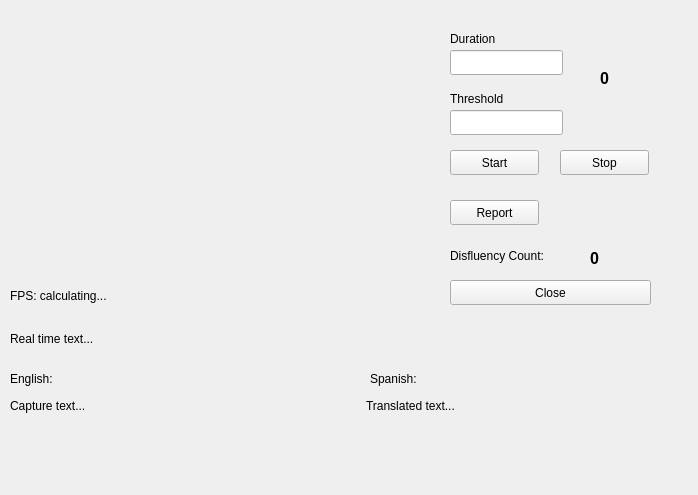
<?xml version="1.0" encoding="UTF-8"?>
<ui version="4.0">
 <class>Form</class>
 <widget class="QWidget" name="Form">
  <property name="geometry">
   <rect>
    <x>0</x>
    <y>0</y>
    <width>698</width>
    <height>495</height>
   </rect>
  </property>
  <property name="minimumSize">
   <size>
    <width>420</width>
    <height>300</height>
   </size>
  </property>
  <property name="windowTitle">
   <string>Form</string>
  </property>
  <widget class="QLabel" name="videoOutput">
   <property name="geometry">
    <rect>
     <x>10</x>
     <y>10</y>
     <width>401</width>
     <height>271</height>
    </rect>
   </property>
   <property name="minimumSize">
    <size>
     <width>300</width>
     <height>250</height>
    </size>
   </property>
   <property name="maximumSize">
    <size>
     <width>1900</width>
     <height>1900</height>
    </size>
   </property>
   <property name="text">
    <string/>
   </property>
   <property name="scaledContents">
    <bool>true</bool>
   </property>
   <property name="alignment">
    <set>Qt::AlignCenter</set>
   </property>
  </widget>
  <widget class="QLineEdit" name="thresholdLineEdit">
   <property name="geometry">
    <rect>
     <x>450</x>
     <y>110</y>
     <width>113</width>
     <height>25</height>
    </rect>
   </property>
  </widget>
  <widget class="QLineEdit" name="durationLineEdit">
   <property name="geometry">
    <rect>
     <x>450</x>
     <y>50</y>
     <width>113</width>
     <height>25</height>
    </rect>
   </property>
  </widget>
  <widget class="QLabel" name="label">
   <property name="geometry">
    <rect>
     <x>450</x>
     <y>30</y>
     <width>67</width>
     <height>17</height>
    </rect>
   </property>
   <property name="text">
    <string>Duration</string>
   </property>
  </widget>
  <widget class="QLabel" name="label_2">
   <property name="geometry">
    <rect>
     <x>450</x>
     <y>90</y>
     <width>67</width>
     <height>17</height>
    </rect>
   </property>
   <property name="text">
    <string>Threshold</string>
   </property>
  </widget>
  <widget class="QPushButton" name="recordButton">
   <property name="geometry">
    <rect>
     <x>450</x>
     <y>150</y>
     <width>89</width>
     <height>25</height>
    </rect>
   </property>
   <property name="text">
    <string>Start</string>
   </property>
  </widget>
  <widget class="QPushButton" name="stopButton">
   <property name="geometry">
    <rect>
     <x>560</x>
     <y>150</y>
     <width>89</width>
     <height>25</height>
    </rect>
   </property>
   <property name="text">
    <string>Stop</string>
   </property>
  </widget>
  <widget class="QPushButton" name="reportButton">
   <property name="geometry">
    <rect>
     <x>450</x>
     <y>200</y>
     <width>89</width>
     <height>25</height>
    </rect>
   </property>
   <property name="text">
    <string>Report</string>
   </property>
  </widget>
  <widget class="QLabel" name="label_4">
   <property name="geometry">
    <rect>
     <x>450</x>
     <y>240</y>
     <width>131</width>
     <height>31</height>
    </rect>
   </property>
   <property name="text">
    <string>Disfluency Count:</string>
   </property>
  </widget>
  <widget class="QLabel" name="fps">
   <property name="geometry">
    <rect>
     <x>10</x>
     <y>280</y>
     <width>419</width>
     <height>31</height>
    </rect>
   </property>
   <property name="maximumSize">
    <size>
     <width>16777215</width>
     <height>50</height>
    </size>
   </property>
   <property name="text">
    <string>FPS: calculating...</string>
   </property>
  </widget>
  <widget class="QPushButton" name="closeButton">
   <property name="geometry">
    <rect>
     <x>450</x>
     <y>280</y>
     <width>201</width>
     <height>25</height>
    </rect>
   </property>
   <property name="text">
    <string>Close</string>
   </property>
  </widget>
  <widget class="QLabel" name="countdownLabel">
   <property name="geometry">
    <rect>
     <x>600</x>
     <y>70</y>
     <width>41</width>
     <height>17</height>
    </rect>
   </property>
   <property name="font">
    <font>
     <pointsize>12</pointsize>
     <weight>75</weight>
     <bold>true</bold>
    </font>
   </property>
   <property name="text">
    <string>0</string>
   </property>
  </widget>
  <widget class="QLabel" name="disfluencyCountLabel">
   <property name="geometry">
    <rect>
     <x>590</x>
     <y>250</y>
     <width>67</width>
     <height>17</height>
    </rect>
   </property>
   <property name="font">
    <font>
     <pointsize>12</pointsize>
     <weight>75</weight>
     <bold>true</bold>
    </font>
   </property>
   <property name="text">
    <string>0</string>
   </property>
  </widget>
  <widget class="QWidget" name="horizontalLayoutWidget">
   <property name="geometry">
    <rect>
     <x>10</x>
     <y>390</y>
     <width>661</width>
     <height>31</height>
    </rect>
   </property>
   <layout class="QHBoxLayout" name="horizontalLayout">
    <item>
     <widget class="QLabel" name="captureTextLabel">
      <property name="minimumSize">
       <size>
        <width>350</width>
        <height>0</height>
       </size>
      </property>
      <property name="text">
       <string>Capture text...</string>
      </property>
     </widget>
    </item>
    <item>
     <widget class="QLabel" name="translatedTextLabel">
      <property name="text">
       <string>Translated text...</string>
      </property>
     </widget>
    </item>
   </layout>
  </widget>
  <widget class="QLabel" name="label_3">
   <property name="geometry">
    <rect>
     <x>10</x>
     <y>370</y>
     <width>67</width>
     <height>17</height>
    </rect>
   </property>
   <property name="text">
    <string>English:</string>
   </property>
  </widget>
  <widget class="QLabel" name="label_5">
   <property name="geometry">
    <rect>
     <x>370</x>
     <y>370</y>
     <width>67</width>
     <height>17</height>
    </rect>
   </property>
   <property name="text">
    <string>Spanish:</string>
   </property>
  </widget>
  <widget class="QLabel" name="realtimeTextLabel">
   <property name="geometry">
    <rect>
     <x>10</x>
     <y>330</y>
     <width>661</width>
     <height>17</height>
    </rect>
   </property>
   <property name="text">
    <string>Real time text...</string>
   </property>
  </widget>
 </widget>
 <resources/>
 <connections/>
</ui>
